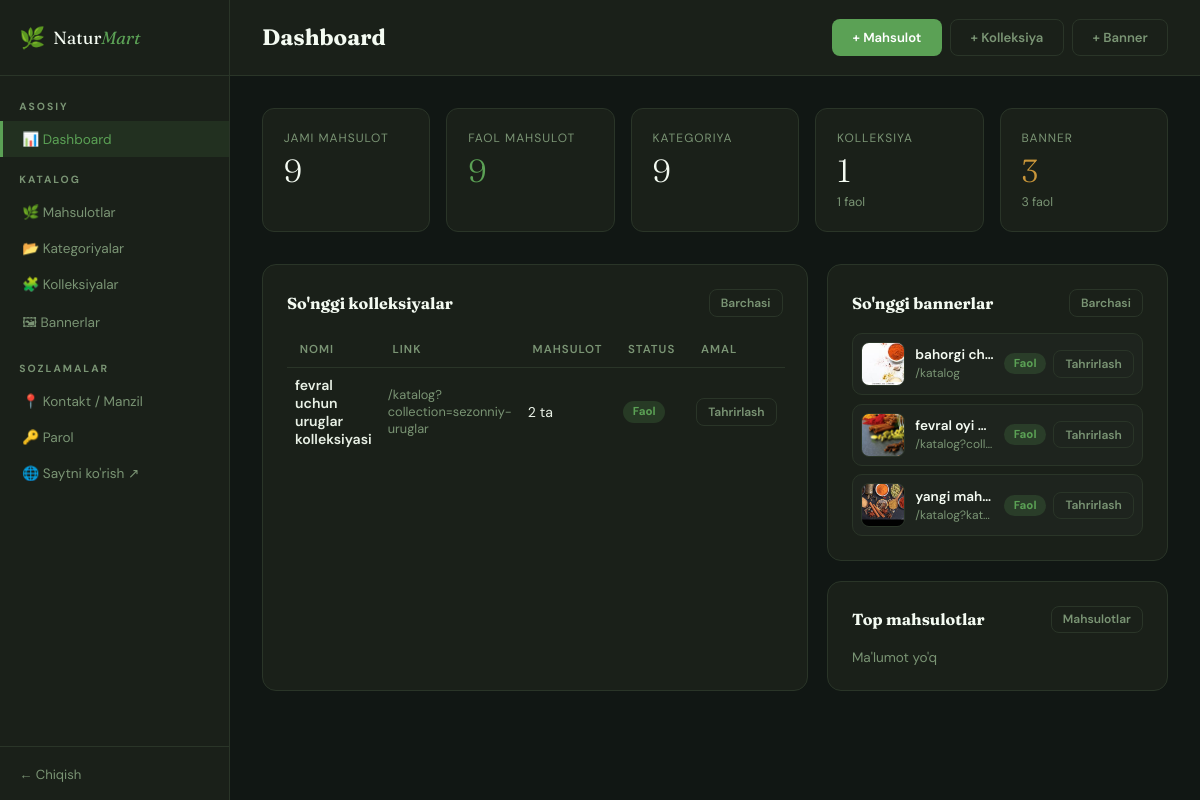
Screenshot of /admin/ (signed in) with the database file from the repository.
### tables this page shows
CREATE TABLE collections (
                id INTEGER PRIMARY KEY AUTOINCREMENT,
                name TEXT NOT NULL,
                slug TEXT UNIQUE NOT NULL,
                description TEXT,
                start_date TEXT,
                end_date TEXT,
                sort_order INTEGER DEFAULT 0,
                is_active INTEGER DEFAULT 1,
                created_at TEXT DEFAULT (datetime('now'))
            );

CREATE TABLE banners (
                id INTEGER PRIMARY KEY AUTOINCREMENT,
                title TEXT NOT NULL,
                subtitle TEXT,
                image_path TEXT NOT NULL,
                button_text TEXT,
                button_link TEXT,
                sort_order INTEGER DEFAULT 0,
                is_active INTEGER DEFAULT 1,
                created_at TEXT DEFAULT (datetime('now'))
            , collection_id INTEGER);

### app/routes/admin.py (the view)
@admin.route('/')
@login_required
def dashboard():
    db = get_db()
    stats = {
        'products': db.execute('SELECT COUNT(*) FROM product').fetchone()[0],
        'active': db.execute('SELECT COUNT(*) FROM product WHERE is_active=1').fetchone()[0],
        'categories': db.execute('SELECT COUNT(*) FROM category').fetchone()[0],
        'collections': db.execute('SELECT COUNT(*) FROM collections').fetchone()[0],
        'active_collections': db.execute('SELECT COUNT(*) FROM collections WHERE is_active=1').fetchone()[0],
        'banners': db.execute('SELECT COUNT(*) FROM banners').fetchone()[0],
        'active_banners': db.execute('SELECT COUNT(*) FROM banners WHERE is_active=1').fetchone()[0],
        'orders': db.execute('SELECT COUNT(*) FROM orders').fetchone()[0],
        'new_orders': db.execute("SELECT COUNT(*) FROM orders WHERE status='yangi'").fetchone()[0],
        'revenue': db.execute("SELECT COALESCE(SUM(total),0) FROM orders WHERE status!='bekor'").fetchone()[0],
    }
    recent_collections = db.execute(
        'SELECT c.*, COUNT(pc.product_id) as prod_count '
        'FROM collections c '
        'LEFT JOIN product_collections pc ON pc.collection_id=c.id '
        'GROUP BY c.id ORDER BY c.id DESC LIMIT 6'
    ).fetchall()
    recent_banners = db.execute(
        'SELECT b.*, c.name as collection_name, c.slug as collection_slug '
        'FROM banners b LEFT JOIN collections c ON c.id=b.collection_id '
        'ORDER BY b.id DESC LIMIT 6'
    ).fetchall()
    popular = db.execute(
        'SELECT p.name, COUNT(oi.id) as cnt FROM order_items oi '
        'JOIN product p ON p.id=oi.product_id GROUP BY oi.product_id ORDER BY cnt DESC LIMIT 5'
    ).fetchall()
    return render_template(
        'admin/dashboard.html',
        stats=stats,
        recent_collections=recent_collections,
        recent_banners=recent_banners,
        popular=popular
    )

### app/__init__.py (called while the page is built)
def get_db():
    if 'db' not in g:
        g.db = sqlite3.connect(DATABASE, detect_types=sqlite3.PARSE_DECLTYPES)
        g.db.row_factory = sqlite3.Row
        g.db.execute('PRAGMA foreign_keys = ON')
    return g.db

### app/routes/admin.py (called while the page is built)
def login_required(f):
    @wraps(f)
    def decorated(*args,**kwargs):
        if not session.get('admin_id'):
            return redirect(url_for('admin.login'))
        return f(*args,**kwargs)
    return decorated

### app/templates/admin/dashboard.html (shortened to what this page needs)
{% extends 'admin/base_admin.html' %}
{% block content %}
<div class="topbar">
  <h1 class="page-title">Dashboard</h1>
  <div class="dash-top-actions">
    <a href="{{ url_for('admin.add_product') }}" class="btn btn-green">+ Mahsulot</a>
    <a href="{{ url_for('admin.add_collection') }}" class="btn btn-outline">+ Kolleksiya</a>
    <a href="{{ url_for('admin.add_banner') }}" class="btn btn-outline">+ Banner</a>
  </div>
</div>
<div class="admin-content">
  <div class="stat-grid dashboard-stat-grid">
    <div class="stat-card">
      <div class="stat-label">Jami mahsulot</div>
      <div class="stat-val">{{ stats.products }}</div>
    </div>
    <div class="stat-card green">
      <div class="stat-label">Faol mahsulot</div>
      <div class="stat-val">{{ stats.active }}</div>
    </div>
    <div class="stat-card">
      <div class="stat-label">Kategoriya</div>
      <div class="stat-val">{{ stats.categories }}</div>
    </div>
    <div class="stat-card">
      <div class="stat-label">Kolleksiya</div>
      <div class="stat-val">{{ stats.collections }}</div>
      <div class="stat-sub">{{ stats.active_collections }} faol</div>
    </div>
    <div class="stat-card gold">
      <div class="stat-label">Banner</div>
      <div class="stat-val">{{ stats.banners }}</div>
      <div class="stat-sub">{{ stats.active_banners }} faol</div>
    </div>
  </div>
  <div class="dash-columns">
    <div class="card">
      <div class="dash-head">
        <h3>So'nggi kolleksiyalar</h3>
        <a href="{{ url_for('admin.collections') }}" class="btn btn-outline btn-sm">Barchasi</a>
      </div>
      <table>
        <thead>
          <tr>
            <th>Nomi</th>
            <th>Link</th>
            <th>Mahsulot</th>
            <th>Status</th>
            <th>Amal</th>
          </tr>
        </thead>
        <tbody>
          {% for c in recent_collections %}
          <tr>
            <td>
              <div style="font-weight:600;">{{ c.name }}</div>
            </td>
            <td style="font-size:0.8rem;color:var(--a-muted);">/katalog?collection={{ c.slug }}</td>
            <td>{{ c.prod_count }} ta</td>
            <td>
              {% if c.is_active %}
              <span class="status status-qabul">Faol</span>
              {% else %}
              <span class="status status-bekor">Nofaol</span>
              {% endif %}
            </td>
            <td>
              <a href="{{ url_for('admin.edit_collection', cid=c.id) }}" class="btn btn-outline btn-sm">Tahrirlash</a>
            </td>
          </tr>
          {% else %}
          <tr><td colspan="5" style="text-align:center;padding:1.5rem;color:var(--a-muted);">Kolleksiyalar yo'q</td></tr>
          {% endfor %}
        </tbody>
      </table>
    </div>
    <div class="dash-side">
      <div class="card">
        <div class="dash-head">
          <h3>So'nggi bannerlar</h3>
          <a href="{{ url_for('admin.banners') }}" class="btn btn-outline btn-sm">Barchasi</a>
        </div>
        <div class="dash-list">
          {% for b in recent_banners %}
          <div class="dash-item">
            <div class="dash-item-media">
              {% if b.image_path %}
              <img src="{{ url_for('static', filename='img/banners/' + b.image_path) }}" class="table-thumb" alt="{{ b.title }}">
              {% else %}
              <span>🖼</span>
              {% endif %}
            </div>
            <div class="dash-item-main">
              <div class="dash-item-title">{{ b.title }}</div>
              <div class="dash-item-sub">
                {% if b.collection_slug %}
                /katalog?collection={{ b.collection_slug }}
                {% elif b.button_link %}
                {{ b.button_link }}
                {% else %}
                /katalog
                {% endif %}
              </div>
            </div>
            <div class="dash-item-side">
              {% if b.is_active %}
              <span class="status status-qabul">Faol</span>
              {% else %}
              <span class="status status-bekor">Nofaol</span>
              {% endif %}
              <a href="{{ url_for('admin.edit_banner', bid=b.id) }}" class="btn btn-outline btn-sm">Tahrirlash</a>
            </div>
          </div>
          {% else %}
          <p style="color:var(--a-muted);font-size:0.85rem;">Bannerlar yo'q</p>
          {% endfor %}
        </div>
      </div>
      <div class="card">
        <div class="dash-head">
          <h3>Top mahsulotlar</h3>
          <a href="{{ url_for('admin.products') }}" class="btn btn-outline btn-sm">Mahsulotlar</a>
        </div>
        <div class="dash-list">
          {% for p in popular %}
          <div class="dash-item simple">
            <div class="dash-item-main">
              <div class="dash-item-title">{{ p.name }}</div>
            </div>
            <div class="dash-item-side">
              <span class="dash-badge">{{ p.cnt }} ta</span>
            </div>
          </div>
          {% else %}
          <p style="color:var(--a-muted);font-size:0.85rem;">Ma'lumot yo'q</p>
          {% endfor %}
        </div>
      </div>
    </div>
  </div>
</div>
{% endblock %}

### app/static/css/admin.css (style rules this page uses)
:root { --a-bg: #111714; --a-card: #1A2019; --a-border: #2A3528; --a-text: #E8F0E5; --a-muted: #7A9474; --a-green: #5BA155; --a-gold: #C9963A; --a-red: #C2644A; --a-blue: #4A8BC2; --a-white: #F4FBF2; --a-input: #141B12; }
*, *::before, *::after { box-sizing: border-box; margin: 0; padding: 0; }
body { font-family: 'DM Sans', sans-serif; background: var(--a-bg); color: var(--a-text); min-height: 100vh; }
a { color: inherit; text-decoration: none; }
h1, h2, h3 { font-family: 'Fraunces', serif; }
.topbar { display: flex; align-items: center; justify-content: space-between; gap: 10px; padding: 1.2rem 2rem; border-bottom: 1px solid var(--a-border); background: var(--a-card); }
.page-title { font-size: 1.4rem; color: var(--a-white); }
.admin-content { padding: 2rem; }
.card { background: var(--a-card); border: 1px solid var(--a-border); border-radius: 14px; padding: 1.5rem; }
.stat-grid { display: grid; grid-template-columns: repeat(6, 1fr); gap: 1rem; margin-bottom: 2rem; }
.stat-card { background: var(--a-card); border: 1px solid var(--a-border); border-radius: 12px; padding: 1.3rem; display: flex; flex-direction: column; gap: 0.3rem; }
.stat-label { font-size: 0.75rem; color: var(--a-muted); text-transform: uppercase; letter-spacing: 1px; }
.stat-val { font-family: 'Fraunces', serif; font-size: 2rem; color: var(--a-white); font-weight: 300; }
.stat-sub { font-size: 0.78rem; color: var(--a-muted); }
.stat-card.green .stat-val { color: var(--a-green); }
.stat-card.gold .stat-val { color: var(--a-gold); }
table { width: 100%; border-collapse: collapse; }
th { font-size: 0.72rem; text-transform: uppercase; letter-spacing: 1px; color: var(--a-muted); font-weight: 600; padding: 0.6rem 0.8rem; text-align: left; border-bottom: 1px solid var(--a-border); }
td { padding: 0.5rem 0.5rem; border-bottom: 1px solid rgba(42, 53, 40, 0.5); font-size: 0.88rem; vertical-align: middle; }
tr:last-child td { border-bottom: none; }
.btn { display: inline-flex; align-items: center; justify-content: center; gap: 0.4rem; padding: 0.55rem 1.2rem; border-radius: 8px; font-size: 0.82rem; font-weight: 600; border: 1.5px solid transparent; cursor: pointer; transition: all 0.15s; }
.btn-green { background: var(--a-green); color: #fff; }
.btn-outline { background: transparent; border-color: var(--a-border); color: var(--a-muted); }
.btn-sm { padding: 0.3rem 0.7rem; font-size: 0.75rem; }
.status { display: inline-block; padding: 0.2rem 0.6rem; border-radius: 100px; font-size: 0.72rem; font-weight: 700; }
.status-qabul { background: rgba(91, 161, 85, 0.2); color: var(--a-green); }
.table-thumb { width: 44px; height: 44px; border-radius: 8px; object-fit: cover; object-position: center; border: 1px solid var(--a-border); background: rgba(255, 255, 255, 0.04); display: block; }
.dash-top-actions { display: flex; align-items: center; gap: 0.55rem; flex-wrap: wrap; justify-content: flex-end; }
.dashboard-stat-grid { grid-template-columns: repeat(5, 1fr); }
.dash-columns { display: grid; grid-template-columns: minmax(0, 1.6fr) minmax(0, 1fr); gap: 1.2rem; }
.dash-side { display: grid; grid-template-columns: 1fr; gap: 1.2rem; }
.dash-head { display: flex; align-items: center; justify-content: space-between; gap: 0.6rem; margin-bottom: 1rem; }
.dash-head h3 { font-size: 1rem; color: var(--a-white); }
.dash-list { display: flex; flex-direction: column; gap: 0.55rem; }
.dash-item { display: grid; grid-template-columns: auto minmax(0, 1fr) auto; align-items: center; gap: 0.65rem; padding: 0.5rem; border: 1px solid var(--a-border); border-radius: 10px; background: rgba(255, 255, 255, 0.02); }
.dash-item-media { display: flex; align-items: center; justify-content: center; }
.dash-item-main { min-width: 0; }
.dash-item-title { font-size: 0.85rem; color: var(--a-white); font-weight: 600; white-space: nowrap; overflow: hidden; text-overflow: ellipsis; }
.dash-item-sub { margin-top: 0.15rem; font-size: 0.75rem; color: var(--a-muted); white-space: nowrap; overflow: hidden; text-overflow: ellipsis; }
.dash-item-side { display: flex; align-items: center; gap: 0.45rem; justify-content: flex-end; flex-wrap: wrap; }

### rows the page displays
collections: name "fevral uchun uruglar kolleksiyasi", slug "sezonniy-uruglar", prod_count "2", is_active "Faol"
banners: image_path (picture), title "bahorgi c…", button_link "/katalog", is_active "Faol"
banners: image_path (picture), title "fevral oyi…", is_active "Faol"
banners: image_path (picture), title "yangi mah…", button_link "/katalog?kat…", is_active "Faol"

### other values shown
{{ stats.products }} "9"
{{ stats.active }} "9"
{{ stats.categories }} "9"
{{ stats.collections }} "1"
{{ stats.active_collections }} "1"
{{ stats.banners }} "3"
{{ stats.active_banners }} "3"
